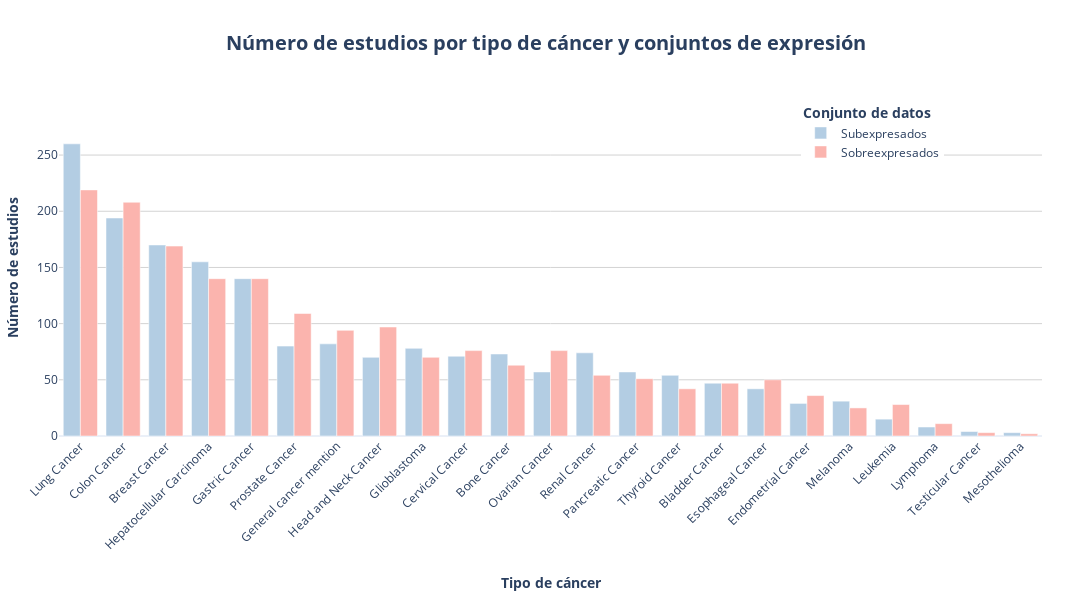

This figure's notebook cell:
### Markdown cell above
## Grafico de la distribución de los tipos de cáncer con respecto a la cantidad de bibligrafia separados en grupos de expresión

### Code cell
graficar_distribucion_cancer_bibliografia_barras(bibliografia_genes_clasificada)

### Figure 1 — Plotly figure (JSON) as saved in the notebook; plotly's stock layout.template omitted (floating-point values rounded to 4 significant figures)
{"data": [{"alignmentgroup": "True", "hovertemplate": "<b>Tipo de cáncer:</b> %{x}<br><b>Conjunto de datos:</b> %{fullData.name}<br><b>Número de estudios:</b> %{y}", "legendgroup": "Subexpresados", "marker": {"color": "#B3CDE3", "pattern": {"shape": ""}}, "name": "Subexpresados", "offsetgroup": "Subexpresados", "orientation": "v", "showlegend": true, "textposition": "auto", "type": "bar", "x": ["Lung Cancer", "Colon Cancer", "Breast Cancer", "Hepatocellular Carcinoma", "Gastric Cancer", "Prostate Cancer", "General cancer mention", "Head and Neck Cancer", "Glioblastoma", "Cervical Cancer", "Bone Cancer", "Ovarian Cancer", "Renal Cancer", "Pancreatic Cancer", "Thyroid Cancer", "Bladder Cancer", "Esophageal Cancer", "Endometrial Cancer", "Melanoma", "Leukemia", "Lymphoma", "Testicular Cancer", "Mesothelioma"], "xaxis": "x", "y": [260, 194, 170, 155, 140, 80, 82, 70, 78, 71, 73, 57, 74, 57, 54, 47, 42, 29, 31, 15, 8, 4, 3], "yaxis": "y"}, {"alignmentgroup": "True", "hovertemplate": "<b>Tipo de cáncer:</b> %{x}<br><b>Conjunto de datos:</b> %{fullData.name}<br><b>Número de estudios:</b> %{y}", "legendgroup": "Sobreexpresados", "marker": {"color": "#FBB4AE", "pattern": {"shape": ""}}, "name": "Sobreexpresados", "offsetgroup": "Sobreexpresados", "orientation": "v", "showlegend": true, "textposition": "auto", "type": "bar", "x": ["Lung Cancer", "Colon Cancer", "Breast Cancer", "Hepatocellular Carcinoma", "Gastric Cancer", "Prostate Cancer", "General cancer mention", "Head and Neck Cancer", "Glioblastoma", "Cervical Cancer", "Bone Cancer", "Ovarian Cancer", "Renal Cancer", "Pancreatic Cancer", "Thyroid Cancer", "Bladder Cancer", "Esophageal Cancer", "Endometrial Cancer", "Melanoma", "Leukemia", "Lymphoma", "Testicular Cancer", "Mesothelioma"], "xaxis": "x", "y": [219, 208, 169, 140, 140, 109, 94, 97, 70, 76, 63, 76, 54, 51, 42, 47, 50, 36, 25, 28, 11, 3, 2], "yaxis": "y"}], "layout": {"barmode": "group", "height": 600, "hoverlabel": {"bgcolor": "white", "font": {"family": "Arial", "size": 12}}, "legend": {"orientation": "v", "title": {"text": "<b>Conjunto de datos</b>"}, "tracegroupgap": 0, "x": 0.9, "xanchor": "right", "y": 0.8, "yanchor": "bottom"}, "margin": {"b": 150, "l": 50, "r": 50, "t": 100}, "title": {"font": {"size": 20}, "text": "<b>Número de estudios por tipo de cáncer y conjuntos de expresión</b>", "x": 0.5}, "width": 1200, "xaxis": {"anchor": "y", "domain": [0, 1], "tickangle": -45, "tickfont": {"size": 12}, "title": {"standoff": 25, "text": "<b>Tipo de cáncer</b>"}}, "yaxis": {"anchor": "x", "domain": [0, 1], "gridcolor": "lightgrey", "range": [0, 299], "title": {"text": "<b>Número de estudios</b>"}}}}
